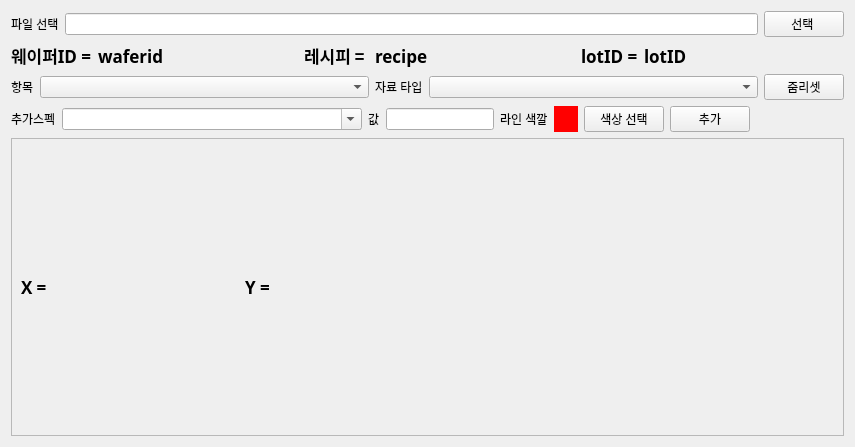
<?xml version="1.0" encoding="UTF-8"?>
<ui version="4.0">
 <class>etching_analysor</class>
 <widget class="QWidget" name="etching_analysor">
  <property name="geometry">
   <rect>
    <x>0</x>
    <y>0</y>
    <width>855</width>
    <height>447</height>
   </rect>
  </property>
  <property name="windowTitle">
   <string>Form</string>
  </property>
  <layout class="QGridLayout" name="gridLayout_2">
   <item row="1" column="0">
    <layout class="QHBoxLayout" name="horizontalLayout_2">
     <item>
      <widget class="QLabel" name="label_4">
       <property name="sizePolicy">
        <sizepolicy hsizetype="Maximum" vsizetype="Preferred">
         <horstretch>0</horstretch>
         <verstretch>0</verstretch>
        </sizepolicy>
       </property>
       <property name="font">
        <font>
         <family>맑은 고딕</family>
         <pointsize>13</pointsize>
         <weight>75</weight>
         <bold>true</bold>
        </font>
       </property>
       <property name="text">
        <string>웨이퍼ID =</string>
       </property>
      </widget>
     </item>
     <item>
      <widget class="QLabel" name="La_waferid">
       <property name="font">
        <font>
         <family>맑은 고딕</family>
         <pointsize>13</pointsize>
         <weight>75</weight>
         <bold>true</bold>
        </font>
       </property>
       <property name="text">
        <string>waferid</string>
       </property>
      </widget>
     </item>
     <item>
      <widget class="QLabel" name="label_2">
       <property name="sizePolicy">
        <sizepolicy hsizetype="Maximum" vsizetype="Preferred">
         <horstretch>0</horstretch>
         <verstretch>0</verstretch>
        </sizepolicy>
       </property>
       <property name="font">
        <font>
         <family>맑은 고딕</family>
         <pointsize>13</pointsize>
         <weight>75</weight>
         <bold>true</bold>
        </font>
       </property>
       <property name="text">
        <string>레시피 = </string>
       </property>
      </widget>
     </item>
     <item>
      <widget class="QLabel" name="La_recipe">
       <property name="font">
        <font>
         <family>맑은 고딕</family>
         <pointsize>13</pointsize>
         <weight>75</weight>
         <bold>true</bold>
        </font>
       </property>
       <property name="text">
        <string>recipe</string>
       </property>
      </widget>
     </item>
     <item>
      <widget class="QLabel" name="label_5">
       <property name="sizePolicy">
        <sizepolicy hsizetype="Maximum" vsizetype="Preferred">
         <horstretch>0</horstretch>
         <verstretch>0</verstretch>
        </sizepolicy>
       </property>
       <property name="font">
        <font>
         <family>맑은 고딕</family>
         <pointsize>13</pointsize>
         <weight>75</weight>
         <bold>true</bold>
        </font>
       </property>
       <property name="text">
        <string>lotID =</string>
       </property>
      </widget>
     </item>
     <item>
      <widget class="QLabel" name="La_LotID">
       <property name="font">
        <font>
         <family>맑은 고딕</family>
         <pointsize>13</pointsize>
         <weight>75</weight>
         <bold>true</bold>
        </font>
       </property>
       <property name="text">
        <string>lotID</string>
       </property>
      </widget>
     </item>
    </layout>
   </item>
   <item row="4" column="0">
    <widget class="QScrollArea" name="scrollArea">
     <property name="widgetResizable">
      <bool>true</bool>
     </property>
     <widget class="QWidget" name="scrollAreaWidgetContents">
      <property name="geometry">
       <rect>
        <x>0</x>
        <y>0</y>
        <width>835</width>
        <height>303</height>
       </rect>
      </property>
      <layout class="QGridLayout" name="gridLayout">
       <item row="0" column="3">
        <widget class="QLabel" name="Y_value">
         <property name="font">
          <font>
           <family>맑은 고딕</family>
           <pointsize>13</pointsize>
           <weight>75</weight>
           <bold>true</bold>
          </font>
         </property>
         <property name="text">
          <string>  </string>
         </property>
        </widget>
       </item>
       <item row="0" column="1">
        <widget class="QLabel" name="X_value">
         <property name="font">
          <font>
           <family>맑은 고딕</family>
           <pointsize>13</pointsize>
           <weight>75</weight>
           <bold>true</bold>
          </font>
         </property>
         <property name="text">
          <string> </string>
         </property>
        </widget>
       </item>
       <item row="0" column="0">
        <widget class="QLabel" name="label_3">
         <property name="sizePolicy">
          <sizepolicy hsizetype="Maximum" vsizetype="Maximum">
           <horstretch>0</horstretch>
           <verstretch>0</verstretch>
          </sizepolicy>
         </property>
         <property name="font">
          <font>
           <family>맑은 고딕</family>
           <pointsize>13</pointsize>
           <weight>75</weight>
           <bold>true</bold>
          </font>
         </property>
         <property name="text">
          <string>X = </string>
         </property>
        </widget>
       </item>
       <item row="0" column="2">
        <widget class="QLabel" name="label_6">
         <property name="sizePolicy">
          <sizepolicy hsizetype="Maximum" vsizetype="Preferred">
           <horstretch>0</horstretch>
           <verstretch>0</verstretch>
          </sizepolicy>
         </property>
         <property name="font">
          <font>
           <family>맑은 고딕</family>
           <pointsize>13</pointsize>
           <weight>75</weight>
           <bold>true</bold>
          </font>
         </property>
         <property name="text">
          <string>Y =</string>
         </property>
        </widget>
       </item>
       <item row="3" column="0" colspan="6">
        <layout class="QGridLayout" name="chart_layout"/>
       </item>
      </layout>
     </widget>
    </widget>
   </item>
   <item row="0" column="0">
    <layout class="QHBoxLayout" name="horizontalLayout" stretch="0,0,0">
     <item>
      <widget class="QLabel" name="label">
       <property name="sizePolicy">
        <sizepolicy hsizetype="Maximum" vsizetype="Maximum">
         <horstretch>0</horstretch>
         <verstretch>0</verstretch>
        </sizepolicy>
       </property>
       <property name="text">
        <string>파일 선택</string>
       </property>
      </widget>
     </item>
     <item>
      <widget class="QLineEdit" name="lineEdit"/>
     </item>
     <item>
      <widget class="QPushButton" name="select_file">
       <property name="text">
        <string>선택 </string>
       </property>
      </widget>
     </item>
    </layout>
   </item>
   <item row="2" column="0">
    <layout class="QHBoxLayout" name="horizontalLayout_3">
     <item>
      <widget class="QLabel" name="label_7">
       <property name="sizePolicy">
        <sizepolicy hsizetype="Maximum" vsizetype="Maximum">
         <horstretch>0</horstretch>
         <verstretch>0</verstretch>
        </sizepolicy>
       </property>
       <property name="text">
        <string>항목</string>
       </property>
      </widget>
     </item>
     <item>
      <widget class="QComboBox" name="cb_type"/>
     </item>
     <item>
      <widget class="QLabel" name="label_8">
       <property name="sizePolicy">
        <sizepolicy hsizetype="Maximum" vsizetype="Preferred">
         <horstretch>0</horstretch>
         <verstretch>0</verstretch>
        </sizepolicy>
       </property>
       <property name="text">
        <string>자료 타입</string>
       </property>
      </widget>
     </item>
     <item>
      <widget class="QComboBox" name="cb_type_2"/>
     </item>
     <item>
      <widget class="QPushButton" name="zoomreset_btn">
       <property name="sizePolicy">
        <sizepolicy hsizetype="Maximum" vsizetype="Fixed">
         <horstretch>0</horstretch>
         <verstretch>0</verstretch>
        </sizepolicy>
       </property>
       <property name="text">
        <string>줌리셋</string>
       </property>
      </widget>
     </item>
    </layout>
   </item>
   <item row="3" column="0">
    <layout class="QHBoxLayout" name="horizontalLayout_5">
     <item>
      <widget class="QLabel" name="label_9">
       <property name="text">
        <string>추가스펙</string>
       </property>
      </widget>
     </item>
     <item>
      <widget class="QComboBox" name="cb_newline_name">
       <property name="minimumSize">
        <size>
         <width>300</width>
         <height>0</height>
        </size>
       </property>
       <property name="editable">
        <bool>true</bool>
       </property>
       <item>
        <property name="text">
         <string/>
        </property>
       </item>
       <item>
        <property name="text">
         <string>++++</string>
        </property>
       </item>
       <item>
        <property name="text">
         <string>------</string>
        </property>
       </item>
       <item>
        <property name="text">
         <string>safe</string>
        </property>
       </item>
      </widget>
     </item>
     <item>
      <widget class="QLabel" name="label_11">
       <property name="text">
        <string>값</string>
       </property>
      </widget>
     </item>
     <item>
      <widget class="QLineEdit" name="newline_value"/>
     </item>
     <item>
      <widget class="QLabel" name="label_10">
       <property name="text">
        <string>라인 색깔</string>
       </property>
      </widget>
     </item>
     <item>
      <widget class="QLabel" name="line_colorview">
       <property name="styleSheet">
        <string notr="true">background-color: rgb(255, 0, 0);</string>
       </property>
       <property name="text">
        <string>       </string>
       </property>
      </widget>
     </item>
     <item>
      <widget class="QPushButton" name="select_color_btn">
       <property name="text">
        <string>색상 선택</string>
       </property>
      </widget>
     </item>
     <item>
      <widget class="QPushButton" name="line_add_btn">
       <property name="text">
        <string>추가</string>
       </property>
      </widget>
     </item>
     <item>
      <spacer name="horizontalSpacer">
       <property name="orientation">
        <enum>Qt::Horizontal</enum>
       </property>
       <property name="sizeHint" stdset="0">
        <size>
         <width>40</width>
         <height>20</height>
        </size>
       </property>
      </spacer>
     </item>
    </layout>
   </item>
  </layout>
 </widget>
 <resources/>
 <connections/>
</ui>
